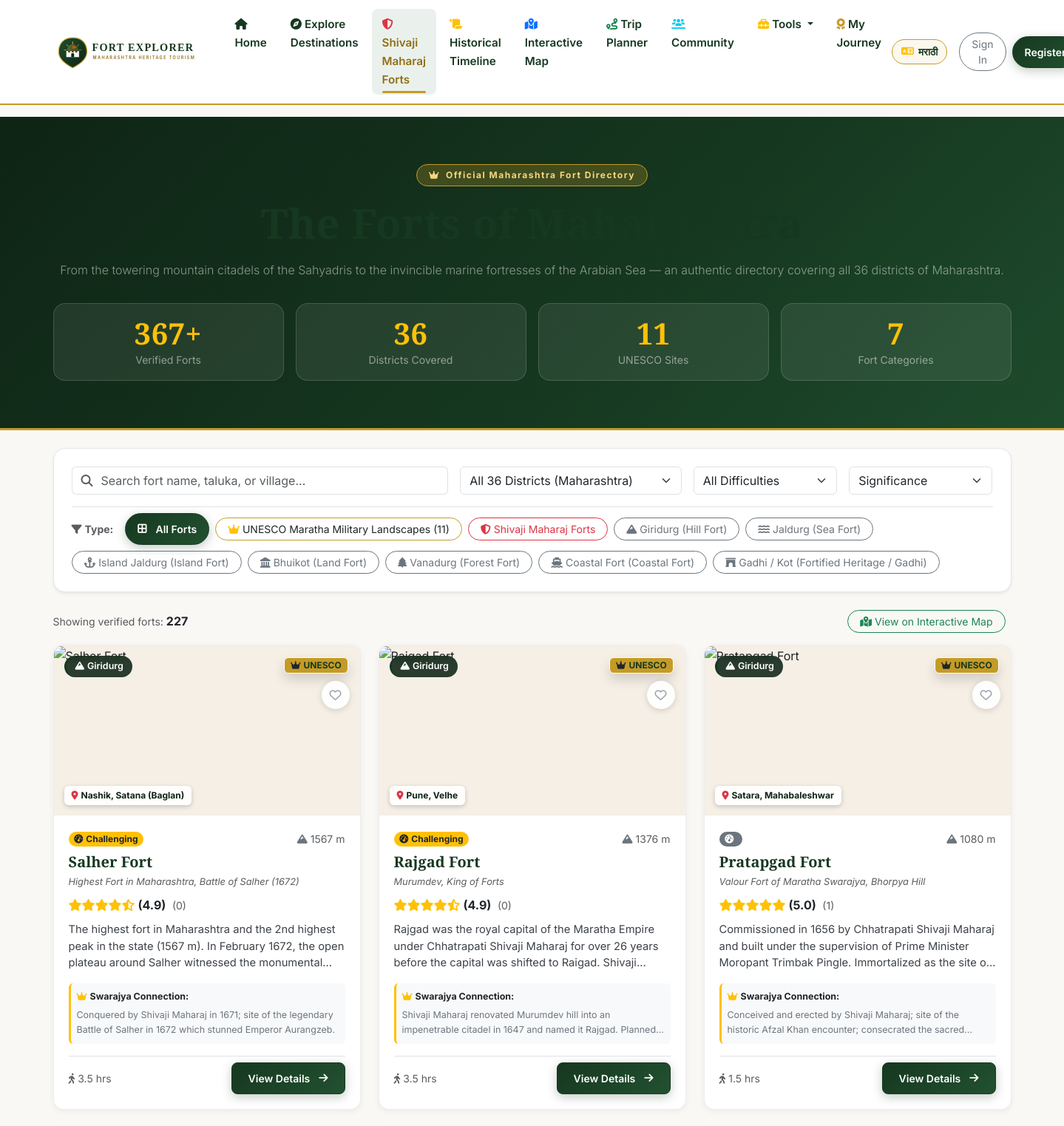
The page /forts.php (upper part) on the database its author committed.
### tables this page shows
CREATE TABLE `fort_categories` (
  `id` int(11) NOT NULL AUTO_INCREMENT,
  `code` varchar(60) NOT NULL,
  `name_en` varchar(100) NOT NULL,
  `name_mr` varchar(100) NOT NULL,
  `traditional_name` varchar(100) NOT NULL,
  `traditional_name_mr` varchar(100) NOT NULL,
  `description_en` text DEFAULT NULL,
  `description_mr` text DEFAULT NULL,
  `badge_icon` varchar(50) DEFAULT 'fa-shield-halved',
  `badge_color` varchar(30) DEFAULT '#163820',
  `created_at` timestamp NOT NULL DEFAULT current_timestamp(),
  PRIMARY KEY (`id`),
  UNIQUE KEY `code` (`code`)
);

CREATE TABLE `forts` (
  `id` int(11) NOT NULL AUTO_INCREMENT,
  `destination_id` int(11) DEFAULT NULL,
  `name` varchar(150) NOT NULL,
  `name_mr` varchar(150) NOT NULL,
  `alternate_names` varchar(255) DEFAULT NULL,
  `slug` varchar(160) NOT NULL,
  `district_id` int(11) NOT NULL,
  `taluka` varchar(100) DEFAULT NULL,
  `village` varchar(150) DEFAULT NULL,
  `latitude` decimal(10,7) DEFAULT NULL,
  `longitude` decimal(10,7) DEFAULT NULL,
  `altitude_meters` int(11) DEFAULT NULL,
  `category_id` int(11) NOT NULL DEFAULT 1,
  `sub_category` varchar(100) DEFAULT NULL,
  `historical_period` varchar(100) DEFAULT NULL,
  `dynasties_rulers` text DEFAULT NULL,
  `historical_background` longtext DEFAULT NULL,
  `historical_background_mr` longtext DEFAULT NULL,
  `is_shivaji_fort` tinyint(1) DEFAULT 0,
  `shivaji_connection` longtext DEFAULT NULL,
  `shivaji_connection_mr` longtext DEFAULT NULL,
  `is_unesco_site` tinyint(1) DEFAULT 0,
  `unesco_inscription_details` text DEFAULT NULL,
  `architecture_type` varchar(150) DEFAULT NULL,
  `architecture_notes` longtext DEFAULT NULL,
  `key_structures` longtext DEFAULT NULL,
  `water_sources` text DEFAULT NULL,
  `trekking_difficulty` enum('Easy','Moderate','Challenging','Difficult') DEFAULT 'Moderate',
  `trek_duration_hours` decimal(4,1) DEFAULT NULL,
  `best_season` varchar(100) DEFAULT 'Winter & Post-Monsoon',
  `how_to_reach` text DEFAULT NULL,
  `nearest_railway` varchar(150) DEFAULT NULL,
  `nearest_airport` varchar(150) DEFAULT NULL,
  `visitor_facilities` varchar(255) DEFAULT NULL,
  `safety_guidelines` text DEFAULT NULL,
  `primary_image` varchar(500) DEFAULT NULL,
  `verification_status` enum('verified','pending_verification','needs_correction','unverified') DEFAULT 'verified',
  `verification_notes` text DEFAULT NULL,
  `verified_by` varchar(150) DEFAULT 'Maharashtra Heritage Directorate',
  `last_verified_at` date DEFAULT NULL,
  `reference_sources` text DEFAULT NULL,
  `view_count` int(11) DEFAULT 0,
  `created_at` timestamp NOT NULL DEFAULT current_timestamp(),
  `updated_at` timestamp NOT NULL DEFAULT current_timestamp() ON UPDATE current_timestamp(),
  PRIMARY KEY (`id`),
  UNIQUE KEY `slug` (`slug`),
  KEY `destination_id` (`destination_id`),
  KEY `idx_fort_district` (`district_id`),
  KEY `idx_fort_cat` (`category_id`),
  KEY `idx_fort_unesco` (`is_unesco_site`),
  KEY `idx_fort_status` (`verification_status`),
  KEY `idx_fort_shivaji` (`is_shivaji_fort`),
  CONSTRAINT `forts_ibfk_1` FOREIGN KEY (`district_id`) REFERENCES `districts` (`id`),
  CONSTRAINT `forts_ibfk_2` FOREIGN KEY (`category_id`) REFERENCES `fort_categories` (`id`),
  CONSTRAINT `forts_ibfk_3` FOREIGN KEY (`destination_id`) REFERENCES `destinations` (`id`) ON DELETE SET NULL
);

CREATE TABLE districts (
    id INT AUTO_INCREMENT PRIMARY KEY,
    name_en VARCHAR(100) NOT NULL UNIQUE,
    name_mr VARCHAR(100) NOT NULL,
    division VARCHAR(100) NOT NULL,
    created_at TIMESTAMP DEFAULT CURRENT_TIMESTAMP
);

### forts.php (the view, shortened to what the rows shown need)
<?php
require_once __DIR__ . '/includes/header.php';
$db = getDB();
$categories = [];
if ($db) {
    $catStmt = $db->query("SELECT * FROM fort_categories ORDER BY id ASC");
    $categories = $catStmt->fetchAll(PDO::FETCH_ASSOC);
}
$page = max(1, filter_input(INPUT_GET, 'page', FILTER_VALIDATE_INT) ?: 1);
$perPage = 18;
$offset = ($page - 1) * $perPage;
$selectedDistrictId = filter_input(INPUT_GET, 'district', FILTER_VALIDATE_INT);
$selectedCategoryCode = sanitize_input($_GET['category'] ?? '');
$isUnescoFilter = isset($_GET['unesco']) && $_GET['unesco'] === '1';
$isShivajiFilter = isset($_GET['shivaji']) && $_GET['shivaji'] === '1';
$where = ["1=1"];
$params = [];
$whereSql = implode(" AND ", $where);
$orderSql = "f.is_unesco_site DESC, f.is_shivaji_fort DESC, f.altitude_meters DESC";
$forts = [];
$userWishlistIds = [];
if ($db) {
    $fortStmt = $db->prepare("
        SELECT f.*,
               dist.name_en AS district_name, dist.name_mr AS district_name_mr,
               fc.name_en AS category_name, fc.name_mr AS category_name_mr,
               fc.traditional_name, fc.traditional_name_mr,
               fc.badge_icon, fc.badge_color,
               COALESCE(AVG(r.rating), 4.9) AS avg_rating,
               COUNT(r.id) AS review_count
        FROM forts f
        JOIN districts dist ON f.district_id = dist.id
        JOIN fort_categories fc ON f.category_id = fc.id
        LEFT JOIN destinations d ON f.destination_id = d.id
        LEFT JOIN reviews r ON d.id = r.destination_id AND r.status = 'approved'
        WHERE $whereSql
        GROUP BY f.id
        ORDER BY $orderSql
        LIMIT $perPage OFFSET $offset
    ");
    $fortStmt->execute($params);
    $forts = $fortStmt->fetchAll(PDO::FETCH_ASSOC);
}
?>
<section class="py-5" style="background: linear-gradient(135deg, #0e2415 0%, #163820 60%, #1e4b2c 100%); color: #fff; border-bottom: 3px solid var(--fe-gold);">
    <div class="container py-3">
        <div class="text-center max-w-900 mx-auto">
            <h1 class="display-4 fw-bold font-heritage mb-3">
            </h1>
        </div>
    </div>
</section>
<div class="container py-4">
    <div class="card border-0 shadow-sm rounded-4 mb-4" style="background: #ffffff; border: 1px solid #e5e7eb !important;">
        <div class="card-body p-4">
            <form action="forts.php" method="GET" id="fortFilterForm">
                <div class="d-flex flex-wrap gap-2 pt-2 border-top align-items-center">
                    <span class="small fw-bold text-muted me-2"><i class="fa-solid fa-filter me-1"></i><?= is_marathi() ? 'प्रकार:' : 'Type:' ?></span>
                    <a href="forts.php<?= $selectedDistrictId ? '?district=' . $selectedDistrictId : '' ?>"
                       class="btn btn-sm rounded-pill px-3 <?= (!$selectedCategoryCode && !$isUnescoFilter && !$isShivajiFilter) ? 'btn-fe-primary' : 'btn-outline-secondary' ?>">
                        <i class="fa-solid fa-border-all me-1"></i><?= is_marathi() ? 'सर्व किल्ले' : 'All Forts' ?>
                    </a>
                    <a href="forts.php?unesco=1<?= $selectedDistrictId ? '&district=' . $selectedDistrictId : '' ?>"
                       class="btn btn-sm rounded-pill px-3 <?= $isUnescoFilter ? 'btn-warning text-dark fw-bold' : 'btn-outline-warning text-dark' ?>"
                       style="border-color: #c59b27;">
                        <i class="fa-solid fa-crown me-1 text-warning"></i><?= is_marathi() ? 'युनेस्को जागतिक वारसा (11)' : 'UNESCO Maratha Military Landscapes (11)' ?>
                    </a>
                    <a href="forts.php?shivaji=1<?= $selectedDistrictId ? '&district=' . $selectedDistrictId : '' ?>"
                       class="btn btn-sm rounded-pill px-3 <?= $isShivajiFilter ? 'btn-danger' : 'btn-outline-danger' ?>">
                        <i class="fa-solid fa-shield-halved me-1"></i><?= is_marathi() ? 'शिवकालीन किल्ले' : 'Shivaji Maharaj Forts' ?>
                    </a>
                    <?php foreach ($categories as $cat): ?>
                        <a href="forts.php?category=<?= urlencode($cat['code']) ?><?= $selectedDistrictId ? '&district=' . $selectedDistrictId : '' ?>"
                           class="btn btn-sm rounded-pill px-3 <?= $selectedCategoryCode === $cat['code'] ? 'btn-fe-primary' : 'btn-outline-secondary' ?>">
                            <i class="fa-solid <?= e($cat['badge_icon']) ?> me-1"></i><?= e(t_val($cat['traditional_name'] . ' (' . $cat['name_en'] . ')', $cat['traditional_name_mr'])) ?>
                        </a>
                    <?php endforeach; ?>
                </div>
            </form>
        </div>
    </div>
    <?php if (!empty($forts)): ?>
        <div class="row g-4 mb-4">
            <?php foreach ($forts as $fort): ?>
                <?php
                $destName = t_val($fort['name'], $fort['name_mr']);
                $destDesc = t_val($fort['historical_background'], $fort['historical_background_mr']);
                $districtName = t_val($fort['district_name'], $fort['district_name_mr']);
                $tradCategoryName = t_val($fort['traditional_name'], $fort['traditional_name_mr']);
                $isWishlisted = in_array((int)($fort['destination_id'] ?? 0), $userWishlistIds, true);
                ?>
                <div class="col-lg-4 col-md-6">
                    <div class="fe-card h-100 d-flex flex-column">
                        <div class="fe-card-img-wrap position-relative">
                            <span class="fe-card-category-badge" style="border-left-color: <?= e($fort['badge_color'] ?: '#163820') ?>;">
                                <i class="fa-solid <?= e($fort['badge_icon'] ?: 'fa-shield-halved') ?> me-1"></i><?= e($tradCategoryName) ?>
                            </span>
                            <span class="fe-card-district-badge">
                                <i class="fa-solid fa-location-dot me-1 text-danger"></i><?= e($districtName) ?><?= !empty($fort['taluka']) ? ', ' . e($fort['taluka']) : '' ?>
                            </span>
                            <?php if ($fort['is_unesco_site']): ?>
                                <span class="badge position-absolute top-0 end-0 m-3 px-2.5 py-1.5 shadow"
                                      style="background: #c59b27; color: #163820; font-weight: 700; z-index: 2; border: 1px solid #fff;">
                                    <i class="fa-solid fa-crown me-1 text-dark"></i>UNESCO
                                </span>
                            <?php endif; ?>
                            <?php if (!empty($fort['destination_id'])): ?>
                                <button type="button" class="fe-wishlist-toggle-btn <?= $isWishlisted ? 'active' : '' ?>"
                                        data-dest-id="<?= $fort['destination_id'] ?>" title="Save to Wishlist"
                                        style="<?= $fort['is_unesco_site'] ? 'top: 48px;' : '' ?>">
                                    <i class="<?= $isWishlisted ? 'fa-solid fa-heart text-danger' : 'fa-regular fa-heart' ?>"></i>
                                </button>
                            <?php endif; ?>
                        </div>
                        <div class="fe-card-body d-flex flex-column flex-grow-1 p-3.5">
                            <div class="d-flex align-items-center justify-content-between mb-2">
                                <?= get_difficulty_badge($fort['trekking_difficulty'] ?? 'Moderate') ?>
                                <span class="small text-muted">
                                    <i class="fa-solid fa-mountain me-1 text-secondary"></i><?= $fort['altitude_meters'] ? $fort['altitude_meters'] . ' m' : 'Plain / Sea level' ?>
                                </span>
                            </div>
                            <h5 class="fe-card-title mb-1"><?= e($destName) ?></h5>
                            <?php if (!empty($fort['alternate_names'])): ?>
                                <div class="small text-muted mb-2 fst-italic" style="font-size:0.8rem;"><?= e($fort['alternate_names']) ?></div>
                            <?php endif; ?>
                            <div class="mb-2">
                                <?= render_rating_stars((float)$fort['avg_rating']) ?>
                                <span class="text-muted small ms-1">(<?= $fort['review_count'] ?>)</span>
                            </div>
                            <p class="fe-card-desc flex-grow-1" style="display:-webkit-box;-webkit-line-clamp:3;-webkit-box-orient:vertical;overflow:hidden;">
                                <?= e($destDesc) ?>
                            </p>
                            <?php if ($fort['is_shivaji_fort'] && !empty($fort['shivaji_connection'])): ?>
                                <div class="p-2 mb-3 rounded-2 bg-light border-start border-3 border-warning small text-secondary">
                                    <strong class="text-dark d-block mb-1" style="font-size: 0.78rem;">
                                        <i class="fa-solid fa-crown text-warning me-1"></i><?= is_marathi() ? 'शिवकालीन संदर्भ:' : 'Swarajya Connection:' ?>
                                    </strong>
                                    <span style="display:-webkit-box;-webkit-line-clamp:2;-webkit-box-orient:vertical;overflow:hidden;font-size:0.78rem;">
                                        <?= e(t_val($fort['shivaji_connection'], $fort['shivaji_connection_mr'])) ?>
                                    </span>
                                </div>
                            <?php endif; ?>
                            <div class="fe-card-footer pt-2 border-top mt-auto d-flex justify-content-between align-items-center">
                                <span class="small text-muted">
                                    <i class="fa-solid fa-person-walking me-1"></i><?= $fort['trek_duration_hours'] ?: '1.5' ?> hrs
                                </span>
                                <a href="destination.php?slug=<?= urlencode($fort['slug']) ?>" class="btn btn-sm btn-fe-primary">
                                    <?= __('btn_view_details') ?> <i class="fa-solid fa-arrow-right ms-1"></i>
                                </a>
                            </div>
                        </div>
                    </div>
                </div>
            <?php endforeach; ?>
        </div>
    <?php endif; ?>
</div>
<?php require_once __DIR__ . '/includes/footer.php'; ?>

### includes/functions.php (shortened to what the rows shown need)
<?php
function e(?string $string): string {
    return htmlspecialchars($string ?? '', ENT_QUOTES, 'UTF-8');
}
function sanitize_input($data): string {
    $data = trim((string)$data);
    $data = stripslashes($data);
    return htmlspecialchars($data, ENT_QUOTES, 'UTF-8');
}
function render_rating_stars(float $rating, int $max = 5): string {
    $fullStars = floor($rating);
    $halfStar = ($rating - $fullStars) >= 0.5 ? 1 : 0;
    $emptyStars = $max - $fullStars - $halfStar;
    $html = '<div class="star-rating d-inline-flex align-items-center text-warning" title="' . number_format($rating, 1) . ' / 5">';
    for ($i = 0; $i < $fullStars; $i++) {
        $html .= '<i class="fa-solid fa-star"></i>';
    }
    if ($halfStar) {
        $html .= '<i class="fa-solid fa-star-half-stroke"></i>';
    }
    for ($i = 0; $i < $emptyStars; $i++) {
        $html .= '<i class="fa-regular fa-star text-muted opacity-50"></i>';
    }
    $html .= '<span class="ms-1 fw-bold text-dark rating-score">(' . number_format($rating, 1) . ')</span>';
    $html .= '</div>';
    return $html;
}
function get_difficulty_badge(string $difficulty): string {
    $badgeStyle = match(strtolower($difficulty)) {
        'easy' => 'bg-success text-white',
        'moderate' => 'bg-primary text-white',
        'challenging' => 'bg-warning text-dark',
        'difficult' => 'bg-danger text-white',
        default => 'bg-secondary text-white'
    };
    return '<span class="badge ' . $badgeStyle . ' px-2.5 py-1 rounded-pill"><i class="fa-solid fa-gauge-high me-1"></i>' . e($difficulty) . '</span>';
}

### rows shown on the page
fort_categories: traditional_name+name_en+traditional_name_mr "Giridurg (Hill Fort)"
fort_categories: traditional_name+name_en+traditional_name_mr "Jaldurg (Sea Fort)"
fort_categories: traditional_name+name_en+traditional_name_mr "Island Jaldurg (Island Fort)"
fort_categories: traditional_name+name_en+traditional_name_mr "Bhuikot (Land Fort)"
fort_categories: traditional_name+name_en+traditional_name_mr "Vanadurg (Forest Fort)"
fort_categories: traditional_name+name_en+traditional_name_mr "Coastal Fort (Coastal Fort)"
fort_categories: traditional_name+name_en+traditional_name_mr "Gadhi / Kot (Fortified Heritage / Gadhi)"
forts: category.traditional_name "Giridurg", district.name_en "Nashik", taluka "Satana (Baglan)", is_unesco_site 1 (drawn), trekking_difficulty "Challenging", altitude_meters "1567", name "Salher Fort", alternate_names "Highest Fort in Maharashtra, Battle of Salher (1672)", rating "4.9", review_count "0", destDesc "The highest fort in Maharashtra and the 2nd highest peak in the state (1567 m). In February 1672, the open plateau around Salher witnessed the…", shivaji_connection "Conquered by Shivaji Maharaj in 1671; site of the legendary Battle of Salher in 1672 which stunned Emperor Aurangzeb.", trek_duration_hours "3.5"
forts: category.traditional_name "Giridurg", district.name_en "Pune", taluka "Velhe", is_unesco_site 1 (drawn), trekking_difficulty "Challenging", altitude_meters "1376", name "Rajgad Fort", alternate_names "Murumdev, King of Forts", rating "4.9", review_count "0", destDesc "Rajgad was the royal capital of the Maratha Empire under Chhatrapati Shivaji Maharaj for over 26 years before the capital was shifted to Raigad.…", shivaji_connection+shivaji_connection_mr "Shivaji Maharaj renovated Murumdev hill into an impenetrable citadel in 1647 and named it Rajgad.…", trek_duration_hours "3.5"
forts: category.traditional_name "Giridurg", district.name_en "Satara", taluka "Mahabaleshwar", is_unesco_site 1 (drawn), altitude_meters "1080", name "Pratapgad Fort", alternate_names "Valour Fort of Maratha Swarajya, Bhorpya Hill", rating "5.0", review_count "1", destDesc "Commissioned in 1656 by Chhatrapati Shivaji Maharaj and built under the supervision of Prime Minister Moropant Trimbak Pingle. Immortalized as the site…", shivaji_connection "Conceived and erected by Shivaji Maharaj; site of the historic Afzal Khan encounter; consecrated the…", trek_duration_hours "1.5"

### other values the page prints
__('nav_home') "Home"
__('nav_explore') "Explore Destinations"
__('nav_forts') "Shivaji Maharaj Forts"
__('nav_history') "Historical Timeline"
__('nav_map') "Interactive Map"
__('nav_trip_planner') "Trip Planner"
__('nav_my_journey') "My Journey"
$langLabel "मराठी"
__('nav_login') "Sign In"
$totalFortsCount "367"
$totalDistrictsCount "36"
$totalMatching "227"
